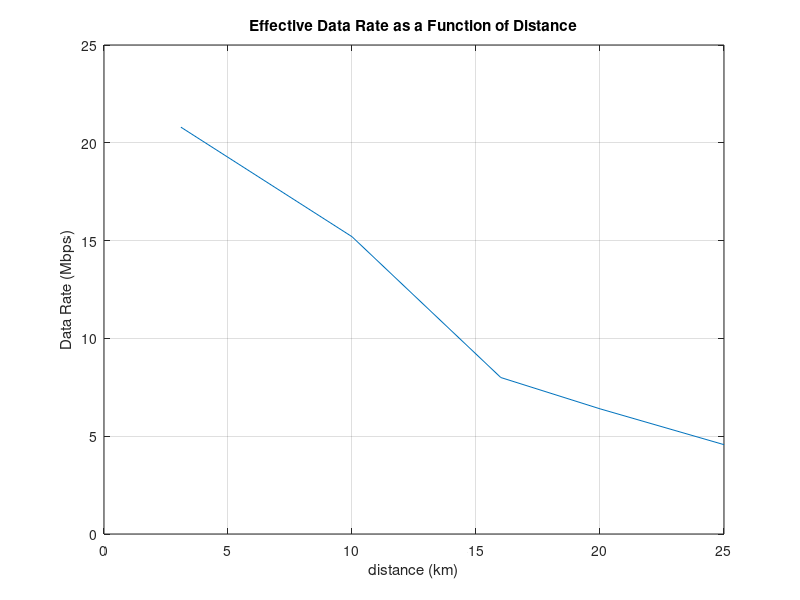
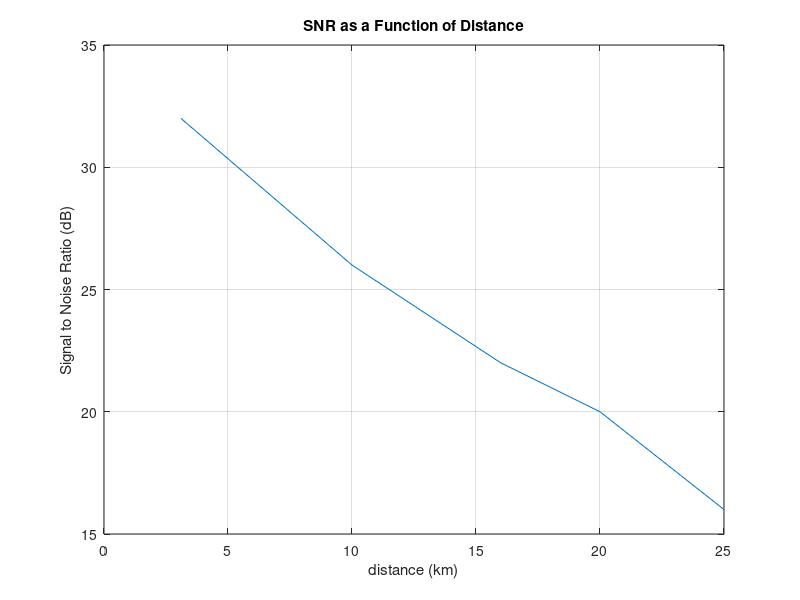

Recreate these plots in MATLAB, in order.
% script to calculate simulated distance and output power
% Author: Robert Irwin
clear; clc; clf;
d_act = 20; %km

path_loss = 32.45 + 20*log10(2400*d_act) - 26; %dB

rx_pow = 27-path_loss;

%tx_pow = 1;
sim_dist = .0628;
const = log10(2400*sim_dist); 
% const = (tx_pow-rx_pow - 32.45)/20;
tx_pow = 20*const+rx_pow+32.45;
%sim_dist = (10^const)/2400;
const = log10(2400*sim_dist); 
% results
rb = [571 800 1e3 1.9e3 2.6e3]; %kB/sec 
rb = rb.*8; %kb/sec
SNR = [16 20 22 26 32]; %dB
d = [25 20 16 10 3.1]; %km

figure(1)
plot(d,rb./1000)
grid on
xlabel('distance (km)')
ylabel('Data Rate (Mbps)')
title('Effective Data Rate as a Function of Distance')

figure(2)
plot(d, SNR)
grid on
xlabel('distance (km)')
ylabel('Signal to Noise Ratio (dB)')
title('SNR as a Function of Distance')
